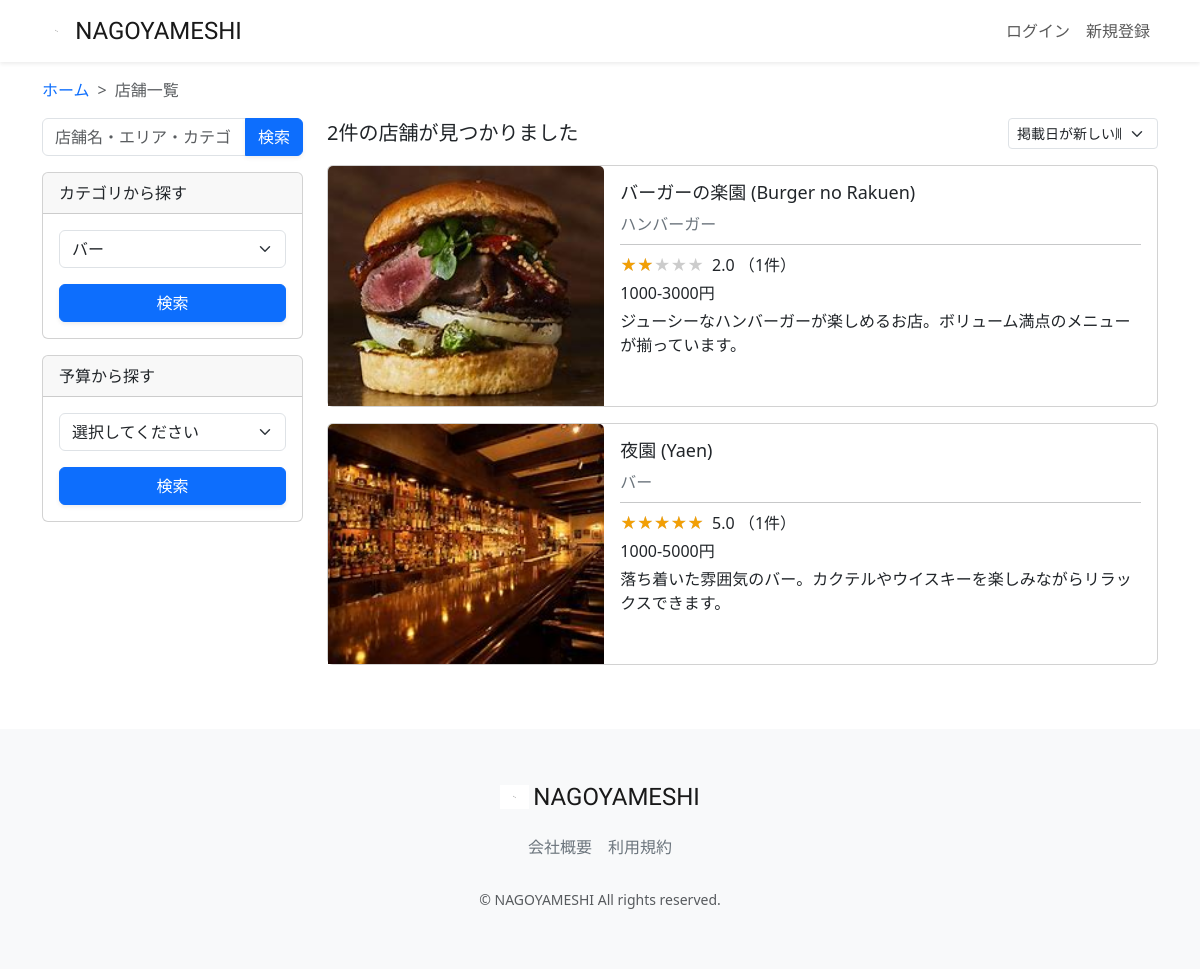
The app's page /restaurant-list/?category=バー&button_type=category with its own data.
### restaurant/models.py (models this page shows, shortened)
class Restaurant(models.Model):
    name = models.CharField(verbose_name='店舗名', max_length=64)
    description = models.CharField(verbose_name='説明', max_length=128)
    price = models.CharField(verbose_name='価格帯', max_length=32)
    zip_code = models.CharField(verbose_name='郵便番号', max_length=32)
    address = models.CharField(verbose_name='住所', max_length=128)
    business_time = models.CharField(verbose_name='営業時間', max_length=64)
    close_day_of_week = models.CharField(verbose_name='定休日', max_length=32)
    seats_number = models.CharField(verbose_name='座席数', max_length=32)
    category = models.ForeignKey(Category, verbose_name='カテゴリー', on_delete=models.PROTECT)
    rate = models.FloatField(verbose_name='レート', default=0.0)
    review_num = models.IntegerField(verbose_name='レビュー数', default=0)
    reservation_num = models.IntegerField(verbose_name='予約数', default=0)
    photo = models.ImageField(verbose_name='写真', blank=True, null=True)
    created_at = models.DateTimeField(verbose_name='作成日時', auto_now_add=True)
    updated_at = models.DateTimeField(verbose_name='更新日時', auto_now=True)
    class Meta:
        verbose_name_plural = 'Restaurant'

class Category(models.Model):
    name = models.CharField(verbose_name='カテゴリー名', max_length=64)
    photo = models.ImageField(verbose_name='写真', blank=True, null=True)
    class Meta:
        verbose_name_plural = 'Category'
    def __str__(self):
        return self.name

### restaurant/views.py (the view, shortened to what this page needs)
# urls.py: path("restaurant-list/", views.RestaurantListView.as_view(),name="restaurant_list"),
class RestaurantListView(generic.ListView):
    template_name = "restaurant_list.html"
    model = models.Restaurant
    def get_context_data(self, **kwargs):
        context = super(RestaurantListView, self).get_context_data(**kwargs)
        keyword = self.request.GET.get('keyword')
        category = self.request.GET.get('category')
        price = self.request.GET.get('price')
        select_sort = self.request.GET.get('select_sort')
        button_type = self.request.GET.get('button_type')
        keyword = keyword if keyword is not None else ''
        category = category if category is not None else ''
        price = price if price is not None else '0'
        select_sort = select_sort if select_sort is not None else '-created_at'
        self.request.session['select_sort'] = select_sort
        if button_type == 'keyword':
            self.request.session['keyword_session'] = keyword
            self.request.session['category_session'] = ''
            self.request.session['price_session'] = '0'
        elif button_type == 'category':
            self.request.session['category_session'] = category
            self.request.session['keyword_session'] = ''
            self.request.session['price_session'] = '0'
        elif button_type == 'price':
            self.request.session['price_session'] = price
            self.request.session['keyword_session'] = ''
            self.request.session['category_session'] = ''
        elif button_type == 'select_sort':
            self.request.session['select_sort'] = select_sort
        keyword_session = self.request.session.get('keyword_session')
        category_session = self.request.session.get('category_session')
        price_session = self.request.session.get('price_session')
        select_sort_session = self.request.session.get('select_sort')
        restaurant_list = models.Restaurant.objects.filter(
            Q(name__icontains=keyword_session) |
            Q(address__icontains=keyword_session) |
            Q(category__name__icontains=keyword_session)
        )
        restaurant_list = restaurant_list.filter(category__name__icontains=category_session)
        restaurant_list = restaurant_list.order_by(select_sort_session)
        category_list = models.Category.objects.all()
        average_rate_list = []
        average_rate_star_list = []
        rate_num_list = []
        for restaurant in restaurant_list:
            average_rate = models.Review.objects.filter(restaurant=restaurant).aggregate(Avg('rate'))
            average_rate = average_rate['rate__avg'] if average_rate['rate__avg'] is not None else 0
            average_rate_list.append(round(average_rate, 2))
            if average_rate % 1 == 0:
                average_rate = int(average_rate)
            else:
                average_rate = round(average_rate * 2) / 2
            average_rate_star_list.append(average_rate)
            rate_num = models.Review.objects.filter(restaurant=restaurant).count()
            rate_num_list.append(rate_num)
        context.update({
            'category_list': category_list,
            'keyword_session': keyword_session,
            'category_session': category_session,
            'price_session': price_session,
            'select_sort_session': select_sort_session,
            'restaurant_list': zip(restaurant_list, average_rate_list, average_rate_star_list, rate_num_list),
            'search_num': len(restaurant_list),
        })
        return context

### restaurant/templates/restaurant/restaurant_list.html (shortened to what this page needs)
{% extends "layout/base.html" %}
{% load static %}
{% block content %}
<main>
    <div class="container nagoyameshi-container pb-5">
        <div class="row justify-content-center">
            <nav class="my-3" style="--bs-breadcrumb-divider: '>';" aria-label="breadcrumb">
                <ol class="breadcrumb mb-0">
                    <li class="breadcrumb-item"><a href="{% url 'top_page' %}">ホーム</a></li>
                    <li class="breadcrumb-item active" aria-current="page">店舗一覧</li>
                </ol>
            </nav>
            <div class="col-xl-3 col-lg-4 col-md-12">
                <form method="GET" class="w-100 mb-3">
                    <div class="input-group">
                        <input type="text" class="form-control" placeholder="店舗名・エリア・カテゴリ" name="keyword" value="{% if keyword_session %}{{ keyword_session }}{% else %}""{% endif %}">
                        <button type="submit" class="btn btn-primary text-white shadow-sm">検索</button>
                    </div>
                </form>
                <div class="card mb-3">
                    <div class="card-header">カテゴリから探す</div>
                    <div class="card-body">
                        <form method="GET" class="w-100">
                            <div class="form-group mb-3">
                                <select class="form-control form-select" name="category" required>
                                    {% for category in category_list %}
                                    <option value="{{ category.name }}" {% if category_session == category.name %}selected{% endif %}>{{ category.name }}</option>
                                    {% endfor %}
                                </select>
                            </div>
                            <div class="form-group">
                                <button type="submit" class="btn btn-primary text-white shadow-sm w-100">検索</button>
                            </div>
                        </form>
                    </div>
                </div>
                <div class="card mb-3">
                    <div class="card-header">予算から探す</div>
                    <div class="card-body">
                        <form method="GET" class="w-100">
                            <div class="form-group mb-3">
                                <select class="form-control form-select" name="price" required>
                                    <option value="">選択してください</option>
                                </select>
                            </div>
                            <div class="form-group">
                                <button type="submit" class="btn btn-primary text-white shadow-sm w-100">検索</button>
                            </div>
                        </form>
                    </div>
                </div>
            </div>
            <div class="col">
                <div class="d-flex justify-content-between flex-wrap">
                    <p class="fs-5 mb-3">{{ search_num }}件の店舗が見つかりました </p>
                    <form method="GET" class="mb-3 sort-box">
                        <select class="form-select form-select-sm" name="select_sort" aria-label=".form-select-sm example" onChange="this.form.submit();">
                            <option value="-created_at" {% if select_sort_session == "-created_at" %}selected{% endif %}>掲載日が新しい順</option>
                        </select>
                    </form>
                </div>
                {% for restaurant, rate, rate_star, rate_num in restaurant_list %}
                <div class="mb-3">
                    <a href="{% url 'restaurant_detail' restaurant.id %}" class="link-dark card-link">
                        <div class="card h-100">
                            <div class="row g-0">
                                <div class="col-md-4">
                                    {% if restaurant.photo %}
                                    <img src="{{ restaurant.photo.url }}" class="card-img-top horizontal-card-image">
                                    {% endif %}
                                </div>
                                <div class="col-md-8">
                                    <div class="card-body">
                                        <h3 class="card-title">{{ restaurant.name }}</h3>
                                        <div class="col d-flex text-secondary">
                                            <div>{{ restaurant.category }}</div>
                                        </div>
                                        <hr class="my-2">
                                        <p class="mb-1">
                                            <span class="star-rating me-1" data-rate="{{ rate_star }}"></span>
                                            {{ rate }} （{{ rate_num }}件）
                                        </p>
                                        <div class="mb-1">
                                            <span>{{ restaurant.price }}</span>
                                        </div>
                                        <p class="card-text">{{ restaurant.description }}</p>
                                    </div>
                                </div>
                            </div>
                        </div>
                    </a>
                </div>
                {% endfor %}
            </div>
        </div>
    </div>
</main>
{% endblock %}

### static/css/nagoyameshi.css (style rules this page uses)
h3 { font-size: 1.125rem; }
a { text-decoration: none !important; }
.horizontal-card-image { width: 100%; height: 240px; object-fit: cover; }
.card-link { transition: 0.3s; }
.sort-box { width: 150px; }
.star-rating { position: relative; z-index: 0; display: inline-block; white-space: nowrap; color: #CCCCCC; }
.star-rating:before, .star-rating:after { content: '★★★★★'; }
.star-rating:after { position: absolute; z-index: 1; top: 0; left: 0; overflow: hidden; white-space: nowrap; color: #F29F05; }
.star-rating[data-rate="5"]:after { width: 100%; }
.star-rating[data-rate="2"]:after { width: 40%; }

### records on screen
Restaurant: photo (picture), name "バーガーの楽園 (Burger no Rakuen)", category "ハンバーガー", rate "2.0", rate_num "1", price "1000-3000円", description "ジューシーなハンバーガーが楽しめるお店。ボリューム満点のメニューが揃っています。"
Restaurant: photo (picture), name "夜園 (Yaen)", category "バー", rate "5.0", rate_num "1", price "1000-5000円", description "落ち着いた雰囲気のバー。カクテルやウイスキーを楽しみながらリラックスできます。"

### other values on screen
{{ search_num }} "2"
form field category "バー"
